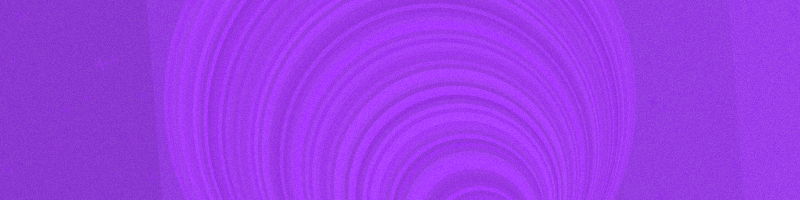
Frame 1 (no input)
Frame 60 (the mouse pressed at the canvas centre just before this capture): identical to frame 1, image omitted
Frame 120 (the mouse held since frame 60 and released just before this capture): identical to frame 1, image omitted

The Processing sketch that drew this single still picture (run headless with seeded random() and noise(); from frame 60 on, the mouse is pressed at the canvas centre):

// Processing sketch: papota
// ── papota.pde
/*
color paleta[] = {
 #340500, #F5C6B6, #E1ECC2, #A87059, #E6C4A8
 };
 */
color paleta[] = {
  #EE84D5, #FFC54A, #65B4EC, #F8F161, #D33C63
};

color col;

void setup() {
  size(800, 200); 
  generar();
}

void draw() {
}

void keyPressed() {
  generar();
}

void generar() {
  col = color(random(256),random(256),random(256));//rcol();
  lineasFondo();
  nnois(10);
  cruces(int(random(90)), random(4, 18), random(0.2, 1));
  color c1 = hue(sat(bri(col, random(-30, -30)), random(-40,40)), random(-5, 5));
  color c2 = hue(sat(bri(col, random(-30, -30)), random(-40,40)), random(-5,5));
  degrade(c1, c2, random(0.1, 0.6));
  noStroke();
  int cc = int(random(-3, 8));
  for(int i = 0; i < cc; i++){
      cono(random(width), random(height), random(width*0.03, width*0.2), int(random(10, 100)), random(TWO_PI), random(1), col);
  }
  cono(width/2, height/2, random(width*0.2, width*0.6), int(random(10, 100)), random(TWO_PI), random(1), col);
  
  nnois(10);
}

void cruces(int cant, float tam, float def) {
  for (int i = 0; i < cant; i++) {
    float x = random(width);
    float y = random(height);
    float tt = tam*random(def, 1);
    float st = random(0.05, 0.2);
    float ang = random(TWO_PI);
    fill(bri(sat(col, random(10, 30)), random(50)), random(180, 256));
    cruz(x, y, tt, st, ang);
  }
}

void cruz(float x, float y, float dim, float hun, float ang) {
  float r = dim/2;
  float h = r*hun; 
  pushMatrix();
  translate(x, y);
  x = 0; 
  y = 0;
  rotate(ang);
  beginShape();
  float da = TWO_PI/4;
  vertex(x+h, y+h);
  vertex(x+r, y+h);
  vertex(x+r, y-h);
  vertex(x+h, y-h);
  vertex(x+h, y-r);
  vertex(x-h, y-r);
  vertex(x-h, y-h);
  vertex(x-r, y-h);
  vertex(x-r, y+h);
  vertex(x-h, y+h);
  vertex(x-h, y+r);
  vertex(x+h, y+r);

  endShape(CLOSE);
  popMatrix();
}

void cono(float x, float y, float dim, int cant, float ang, float des, color col) {
  float dc = dim/cant;
  float r = dim/2;
  for (int i = 0; i < cant; i++) {
    fill(sat(bri(col, random(-20, 20)), random(10)));
    float tt = dim - dc * i;
    float dd = map(i, 0, cant, 0, des);
    float dx = cos(ang)*dd*r;
    float dy = sin(ang)*dd*r;
    ellipse(x+dx, y+dy, tt, tt);
  }
}

void nnois(float noi) {
  for (int j = 0; j < height; j++) {
    for (int i = 0; i < width; i++) {
      set(i, j, sat(get(i, j), random(-noi, noi)));
    }
  }
}

void degrade(color c1, color c2, float alp) {
  for (int i = 0; i < height; i++) {
    stroke(lerpColor(c1, c2, i/height), 256*alp);
    line(0, i, width, i);
  }
}

void lineasFondo() {
  pushMatrix();
  translate(width/2, height/2);
  rotate(random(TWO_PI));
  float diag = dist(0, 0, width, height);
  float des = -diag/2;
  noStroke();
  while (des < diag/2) {
    fill(bri(col, random(-40, 40)));
    float tt = random(20, 200);
    rect(-diag/2, des, diag, tt+1);
    des += tt;
  }
  popMatrix();
}
color rcol() {
  return paleta[int(random(paleta.length))];
}

color hue(color c, float cant) {
  pushStyle(); 
  colorMode(HSB);
  color aux = color(hue(c)+cant, saturation(c), brightness(c));
  popStyle();
  return aux;
}

color sat(color c, float cant) {
  pushStyle(); 
  colorMode(HSB);
  color aux = color(hue(c), saturation(c)+cant, brightness(c));
  popStyle();
  return aux;
}

color bri(color c, float cant) {
  pushStyle(); 
  colorMode(HSB);
  color aux = color(hue(c), saturation(c), brightness(c)+cant);
  popStyle();
  return aux;
}
